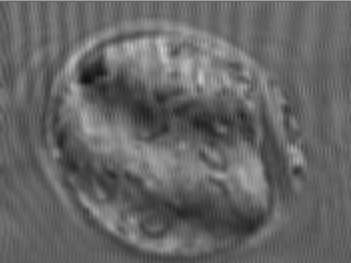
#> input picture final/img.jpg, 351 x 263 px
$ python makeatry.py
#> lines starting #> are read from the running program, lines starting #| are printed output that depends on the picture; after the words box and inside, x2 and y2 are one past the last pixel; in counts of white or black regions, pixels touching at a corner belong together
import cv2
import numpy as np
from matplotlib import pyplot as plt
import math

img = cv2.imread('img.jpg',cv2.IMREAD_GRAYSCALE)
#> img is the input picture: shape (263, 351); min 14, max 204, mean 101.6
rows, cols = img.shape
#> rows = 263; cols = 351
plt.figure()
plt.subplot(121),plt.imshow(img,cmap='gray')

##傅里叶变换
dft = cv2.dft(np.float32(img), flags=cv2.DFT_COMPLEX_OUTPUT)  # 将空间域转换为频率域
dft_shift = np.fft.fftshift(dft)  # 将低频部分移动到图像中心
f = cv2.magnitude(dft_shift[:, :, 0], dft_shift[:, :, 1])
plt.subplot(122),plt.imshow(20*np.log(f+1),cmap='gray')


##mask
mask = np.zeros((rows, cols, 2), np.float32)
for i in range(rows):
    for j in range(cols):
        mask[i][j] = 1


# [13 lines of commented-out code are left out]
m = 125 # 越小越清晰，越大越糊
n = 50 # 越小越糊，越大越清晰
##竖直小条纹
# mask[int(rows / 2 - m):int(rows / 2 + m), int(cols / 2 - m):int(cols / 2 + m)] = 0
# mask[int(rows / 2 - n):int(rows / 2 + n), int(cols / 2 - n):int(cols / 2 + n)] = 1
mask[:, 80:100] = 0 # mask[110:145, 80:100] = 0
mask[:, 255:275] = 0 # mask[110:145, 255:275] = 0

# mask[110:145, 33:55] = 0 # mask[110:145, 255:275] = 0
# mask[110:145, 297:318] = 0 # mask[110:145, 255:275] = 0
##竖直大条纹
mask[120:135, 190:200] = 0.1#mask[120:135, 190:200] = 0.6
mask[128:145, 155:165] = 0.1#mask[128:145, 155:165] = 0.6
# mask[120:135, 184:188] = 0
# mask[128:145, 167:171] = 0

mask[126:136,150:200]=0
mask[129+1:133,172+1:178]=1

##与mask相乘
fshift = dft_shift * mask
f2 = cv2.magnitude(fshift[:, :, 0], fshift[:, :, 1])
f_ishift = np.fft.ifftshift(fshift) # fftshit()函数的逆函数，它将频谱图像的中心低频部分移动至左上角
img_back = cv2.idft(f_ishift)/(rows*cols) # 将频率域转化回空间域，输出是一个复数，cv2.idft()返回的是一个双通道图像
img_back2 = cv2.magnitude(img_back[:, :, 0], img_back[:, :, 1]) # idft[:,:,0]求得实部，用idft[:,:,1]求得虚部。
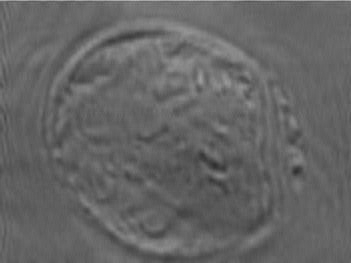
#> img_back2: shape (263, 351) float64; min 47.17, max 183.4, mean 101.6


##直方图
plt.figure()
plt.hist(((img_back2)).ravel(), 256)

##对比度
def do_math(img,fn):
    rows, cols = img.shape
#> rows = 263; cols = 351
    nimg = np.zeros((rows, cols), np.float32)
    for i in range(rows):
        for j in range(cols):
            nimg[i][j] = fn(img[i][j])
#> this loop made 263 passes
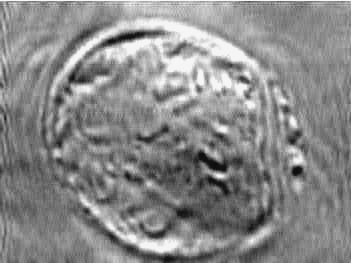
#> nimg: shape (263, 351) float32; min 13.48, max 249.3, mean 137.8
    return nimg

def stretch(x):
    x1=70
    x2=130
    y1=20
    y2=245
    if x<=0:return 0
    if x>=255:return 255
    if x<=x1:
        return x*y1/x1
    elif x1<x<=x2:
        return (x-x1)*(y2-y1)/(x2-x1)+y1
    else:
        return (x-x2)*(255-y2)/(255-x2)+y2
img_back5 = img_back2.copy()
img_back5 = do_math(img_back5,stretch)
plt.figure(),plt.hist((np.uint8(img_back5)).ravel(), 256)
plt.figure(),plt.imshow(img_back5,cmap='gray')


##中值滤波
img_median = cv2.medianBlur(np.uint8(img_back2), 5)
# kernel_1 = np.array([[0,1,0],
#                         [1,2,1],
#                         [0,1,0]],np.float32)/6
# img_median = cv2.filter2D(img_median,-1,kernel_1)
plt.figure('median'),plt.imshow(img_median,cmap='gray'),plt.title('median')
clahe = cv2.createCLAHE(clipLimit=5, tileGridSize=(25,25))
img_back3 = clahe.apply(img_median)
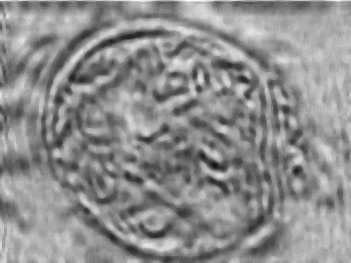
#> img_back3: shape (263, 351); min 20, max 255, mean 141.8
plt.figure('local'),plt.imshow(img_back3,cmap='gray'),plt.title('local')


##二值
ret,thresh1 = cv2.threshold(img_back3,90,255,cv2.THRESH_BINARY)
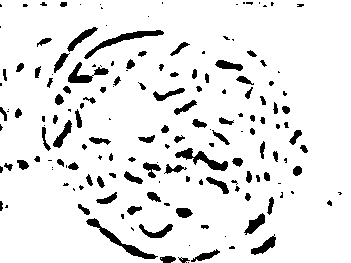
#> thresh1: shape (263, 351); 91.1% white; 166 black regions (72 under 20 px), largest, box (x1, y1, x2, y2) and area: (86, 218, 158, 259) 468, (84, 30, 164, 59) 457, (175, 148, 228, 171) 408
plt.figure('bin'),plt.imshow(thresh1,cmap='gray')
th3 = cv2.adaptiveThreshold(img_median,255,cv2.ADAPTIVE_THRESH_GAUSSIAN_C,\
            cv2.THRESH_BINARY,11,2)
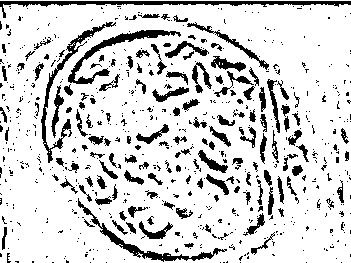
#> th3: shape (263, 351); 83.5% white; 661 black regions (517 under 20 px), largest, box (x1, y1, x2, y2) and area: (0, 1, 351, 18) 1336, (68, 30, 181, 84) 948, (41, 22, 116, 163) 904
# th3 = cv2.medianBlur(th3, 5)
plt.figure('adptive'),plt.imshow(th3,cmap='gray')

plt.figure()
plt.subplot(121),plt.imshow(img_back2,cmap='gray')
plt.subplot(122),plt.imshow(20*np.log(f2+1),cmap='gray')

plt.show()
#> figure, not shown here; tallest bar 2530 high, from x = 99.33 to 99.86
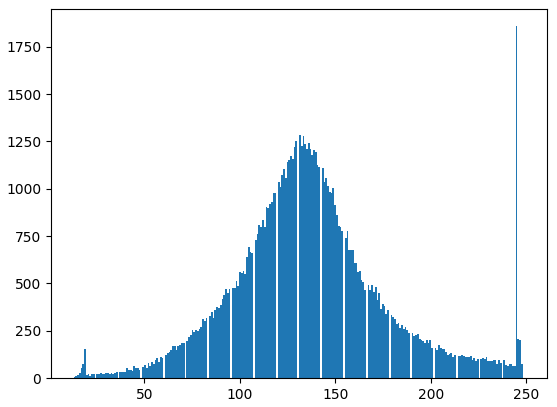
#> figure drawn by matplotlib, 1 panel; tallest bar 1858 high, from x = 244.4 to 245.3
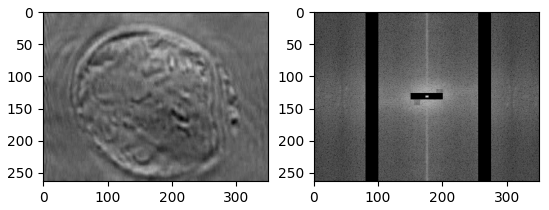
#> figure drawn by matplotlib, 2 panels

$ run again, with final/test.png saved as final/img.jpg
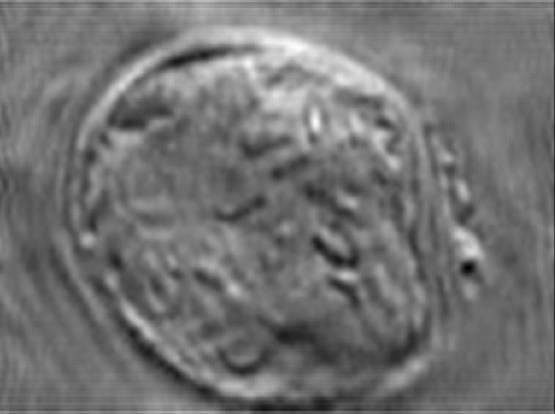
#> input picture final/test.png, 555 x 414 px
#> img is the input picture: shape (414, 555); min 0, max 255, mean 114.2
#> the loop in do_math, `for i in range(rows):` made 414 passes
#> `ret,thresh1 = cv2.threshold(img_back3,90,255,cv2.THRESH_BINARY)`:
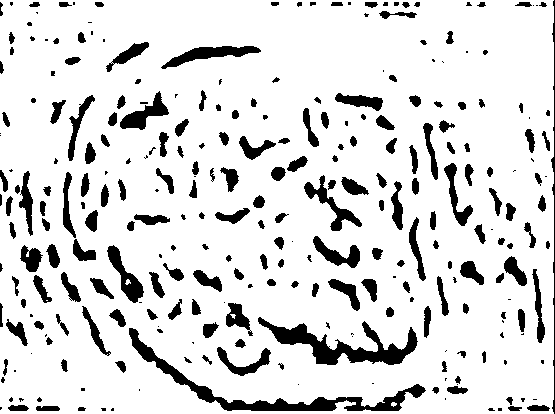
#> thresh1: shape (414, 555); 86.2% white; 284 black regions (87 under 20 px), largest, box (x1, y1, x2, y2) and area: (129, 328, 426, 411) 2946, (258, 317, 418, 365) 2564, (161, 46, 261, 69) 891
#> th3: shape (414, 555); 83.2% white; 1621 black regions (1315 under 20 px), largest, box (x1, y1, x2, y2) and area: (0, 2, 551, 8) 2432, (160, 405, 429, 411) 1189, (153, 44, 285, 73) 1014
#> `plt.show()`:
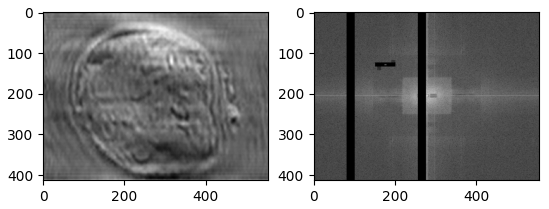
#> figure drawn by matplotlib, 2 panels
